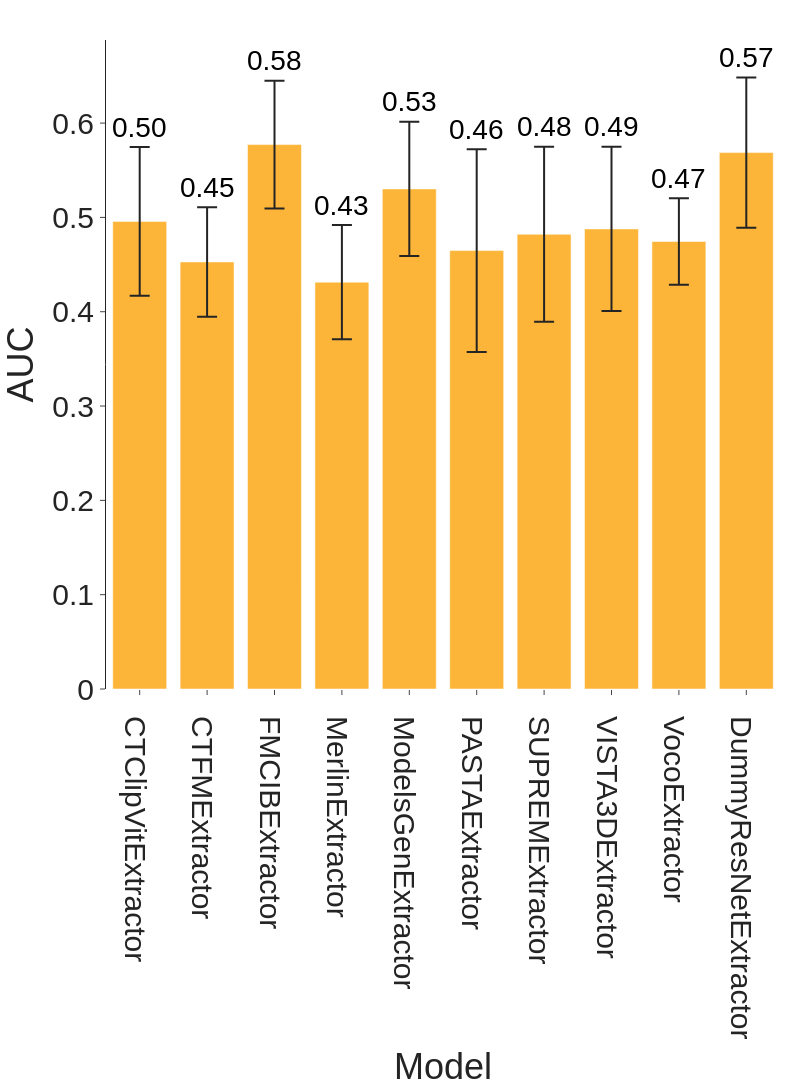

Source (notebook cell):
### Code cell
# Plot test accuracies
fig = plot_model_comparison(test_accuracies_dict, font_size=30, height=1200, width=800, marker_color="#FCA308")
fig.show()

### Figure 1 — Plotly figure (JSON) as saved in the notebook; plotly's stock layout.template omitted (floating-point values rounded to 4 significant figures)
{"data": [{"error_y": {"array": [0.07883, 0.05805, 0.06775, 0.06057, 0.07119, 0.1074, 0.0928, 0.08713, 0.04591, 0.07962], "arrayminus": [0.07883, 0.05805, 0.06775, 0.06057, 0.07119, 0.1074, 0.0928, 0.08713, 0.04591, 0.07962], "width": 10}, "hovertemplate": "Model=%{x}<br>AUC=%{y}<extra></extra>", "legendgroup": "", "marker": {"color": "#FCA308", "opacity": 0.8, "pattern": {"shape": ""}}, "name": "", "orientation": "v", "showlegend": false, "textposition": "auto", "type": "bar", "x": ["CTClipVitExtractor", "CTFMExtractor", "FMCIBExtractor", "MerlinExtractor", "ModelsGenExtractor", "PASTAExtractor", "SUPREMExtractor", "VISTA3DExtractor", "VocoExtractor", "DummyResNetExtractor"], "xaxis": "x", "y": [0.4957, 0.4528, 0.5772, 0.4313, 0.5302, 0.4648, 0.482, 0.4878, 0.4744, 0.5687], "yaxis": "y"}], "layout": {"annotations": [{"font": {"color": "black", "size": 28}, "showarrow": false, "text": "0.50", "x": "CTClipVitExtractor", "y": 0.5746, "yshift": 20}, {"font": {"color": "black", "size": 28}, "showarrow": false, "text": "0.45", "x": "CTFMExtractor", "y": 0.5108, "yshift": 20}, {"font": {"color": "black", "size": 28}, "showarrow": false, "text": "0.58", "x": "FMCIBExtractor", "y": 0.645, "yshift": 20}, {"font": {"color": "black", "size": 28}, "showarrow": false, "text": "0.43", "x": "MerlinExtractor", "y": 0.4919, "yshift": 20}, {"font": {"color": "black", "size": 28}, "showarrow": false, "text": "0.53", "x": "ModelsGenExtractor", "y": 0.6014, "yshift": 20}, {"font": {"color": "black", "size": 28}, "showarrow": false, "text": "0.46", "x": "PASTAExtractor", "y": 0.5723, "yshift": 20}, {"font": {"color": "black", "size": 28}, "showarrow": false, "text": "0.48", "x": "SUPREMExtractor", "y": 0.5748, "yshift": 20}, {"font": {"color": "black", "size": 28}, "showarrow": false, "text": "0.49", "x": "VISTA3DExtractor", "y": 0.5749, "yshift": 20}, {"font": {"color": "black", "size": 28}, "showarrow": false, "text": "0.47", "x": "VocoExtractor", "y": 0.5204, "yshift": 20}, {"font": {"color": "black", "size": 28}, "showarrow": false, "text": "0.57", "x": "DummyResNetExtractor", "y": 0.6483, "yshift": 20}], "barmode": "relative", "font": {"family": "Arial", "size": 30}, "height": 1200, "legend": {"tracegroupgap": 0}, "margin": {"b": 20, "l": 20, "r": 20, "t": 40}, "showlegend": false, "title": {"x": 0.5, "xanchor": "center"}, "width": 800, "xaxis": {"anchor": "y", "domain": [0.0, 1.0], "showgrid": false, "showline": false, "tickfont": {"size": 30}, "title": {"text": "Model"}}, "yaxis": {"anchor": "x", "domain": [0.0, 1.0], "showgrid": false, "tickfont": {"size": 30}, "title": {"text": "AUC"}}}}
